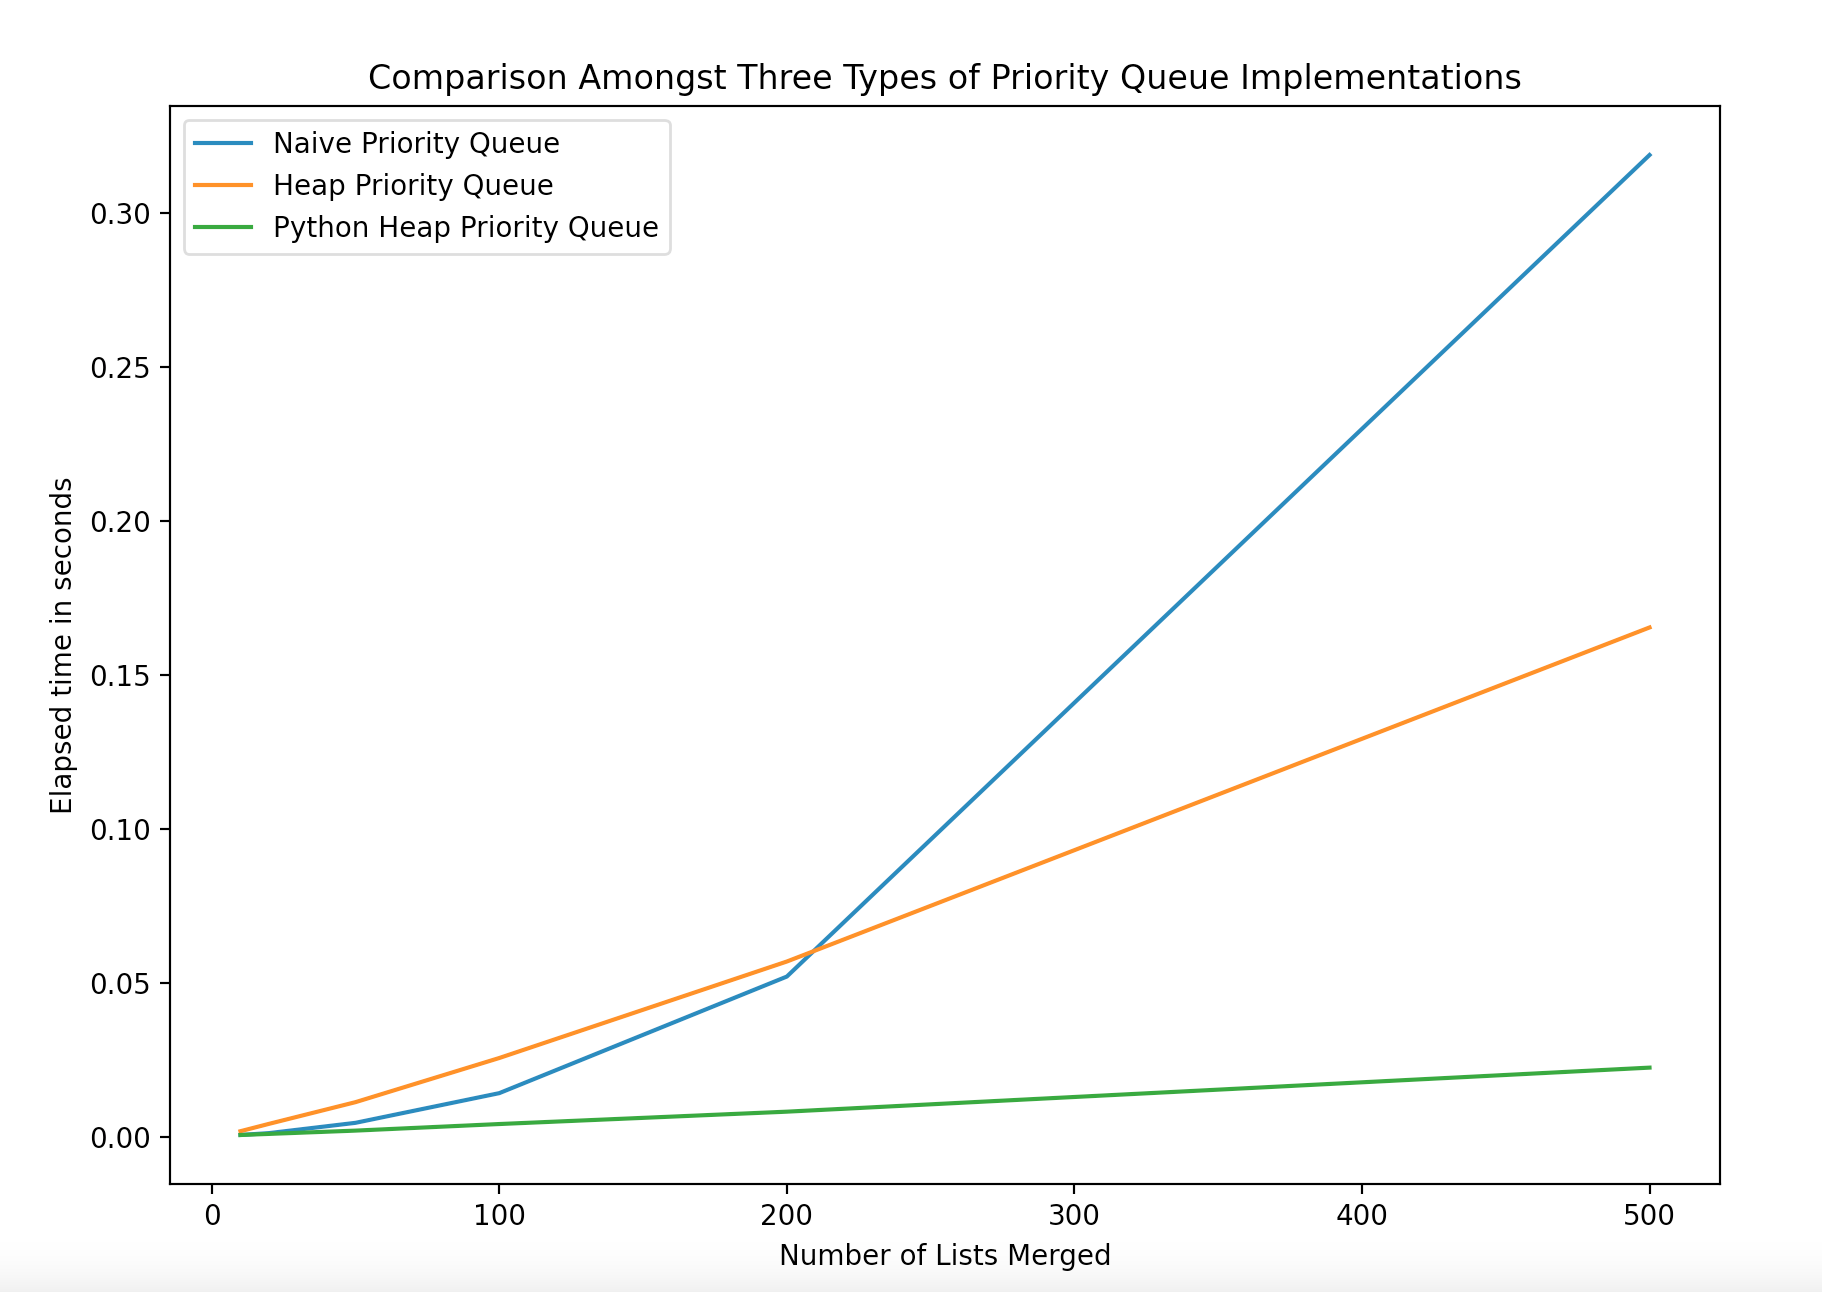

The Python source for this figure:
import matplotlib.pyplot as plt
from P3 import NaivePriorityQueue, HeapPriorityQueue, PythonHeapPriorityQueue, timeit

ns_lst = [10, 20, 50, 100, 200, 500]
naive_time = timeit(pqclass = NaivePriorityQueue)
heap_time = timeit(pqclass = HeapPriorityQueue)
py_h_time = timeit(pqclass = PythonHeapPriorityQueue)

plt.figure(figsize = (10, 7))
plt.plot(ns_lst, naive_time, label="Naive Priority Queue")
plt.plot(ns_lst, heap_time, label="Heap Priority Queue")
plt.plot(ns_lst, py_h_time, label='Python Heap Priority Queue')
plt.xlabel('Number of Lists Merged')
plt.ylabel('Elapsed time in seconds')
plt.title('Comparison Amongst Three Types of Priority Queue Implementations')
plt.legend()
plt.show(block = True)
plt.savefig('P3-C.png')
